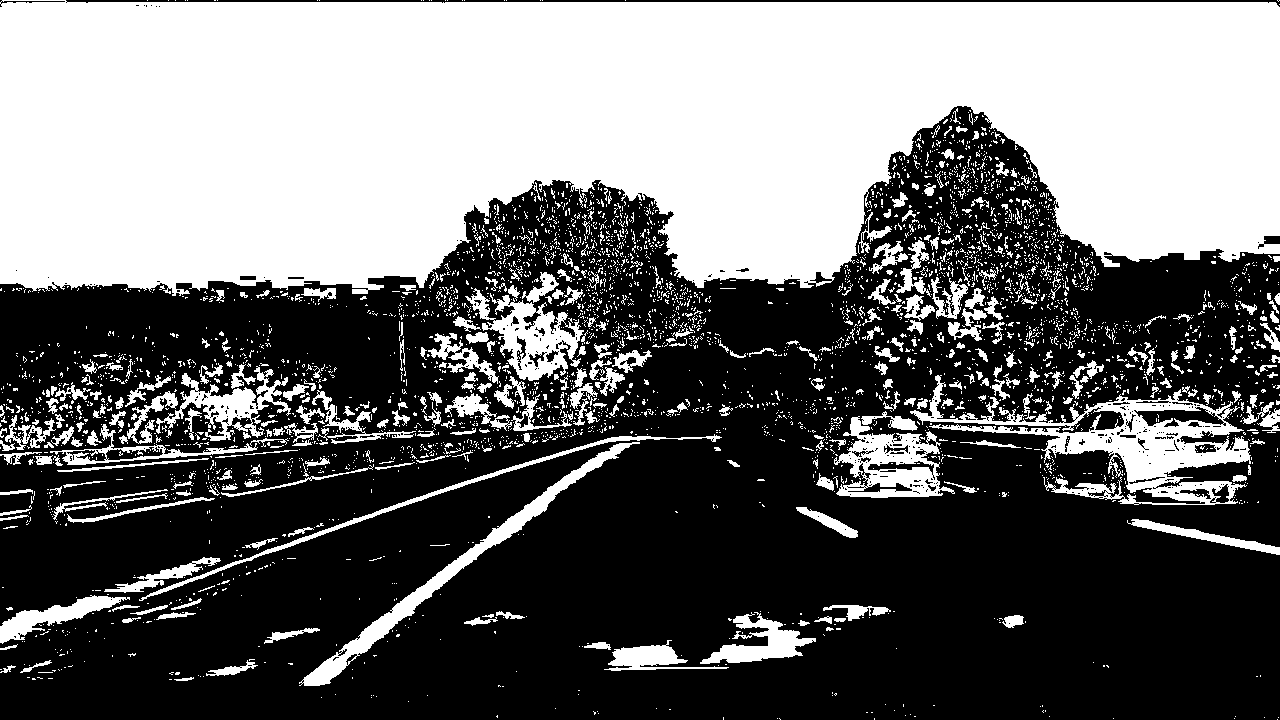
#> input picture output_images/binary_test4.png, 1280 x 720 px
$ jupyter execute --allow-errors kartik_final.ipynb   (shell and % lines are left out)   (older library calls are emulated)
#> lines starting #> are read from the running program, lines starting #| are printed output that depends on the picture; after the words box and inside, x2 and y2 are one past the last pixel; in counts of white or black regions, pixels touching at a corner belong together; long printed decimals are rounded
[cell 1]
import numpy as np
import cv2
import glob
import matplotlib.pyplot as plt
import matplotlib.image as mpimg

STEP 1:CALIBRATION

[cell 2]
objp = np.zeros((6*9,3), np.float32)
objp[:,:2] = np.mgrid[0:9,0:6].T.reshape(-1,2)
objpoints, imgpoints=[],[]
images = glob.glob('camera_cal/calibration*.jpg')


for fname in images:
    img = mpimg.imread(fname)
    gray = cv2.cvtColor(img,cv2.COLOR_RGB2GRAY)


    ret, corners = cv2.findChessboardCorners(gray, (9,6),None)


    if ret==True:

        objpoints.append(objp)
        imgpoints.append(corners)


#> (the rest of this cell did not finish here and is left out)

STEP 2: UNDISTORTING THE IMAGE

#> (a cell that did not finish here is left out)

STEP 3: APPLYING THRESHOLD

[cell 4]
# [56 lines left out: functions abs_sobel_threshold, mag_thresh, direction_thresh, hls_schannel, hls_lchannel, not called in this run]

[cell 5]
test_images=glob.glob('test_images/test*.jpg')
#> test_images = []
i=0
for fname in test_images:
    i+=1
    image=mpimg.imread(fname)

    dir_binary=direction_thresh(image, sobel_kernel=17, thresh=(0.7,5))
    #plt.imshow(dir_binary)
    mag_binary = mag_thresh(image, sobel_kernel=15, mag_thresh=(100, 200))

    grad_binary = abs_sobel_threshold(image,kernel=25, sobel_thresh=(30,50))
    #print(grad_binary.shape)
    combined_grad = np.zeros_like(dir_binary)
    #print(dir_binary.shape)
    combined_grad[((grad_binary == 1)) | ((mag_binary == 1) & (dir_binary == 1))] = 1
    color_threshS=hls_schannel(image, thresh_s=(100,255))
    color_threshL=jls_lchannel()

    final=np.zeros_like(combined_grad)
    final[(combined_grad==1) | (color_thresh==1)]=1
    frame_normed = 255 * (final - final.min()) / (final.max() - final.min())
    frame_normed = np.array(frame_normed, np.int)
    cv2.imwrite('output_images/binary_test'+ str(int(i)) + '.png', frame_normed)
    plt.imshow(final)
    plt.show()

    print(final.shape)

STEP 3: PERSPECTIVE TRANSFORM

[cell 6]
img=mpimg.imread('output_images/binary_test4.png')
#> img: shape (720, 1280) float32; values 0 (black) and 1 (white), 43% white; 4079 white regions (3681 under 20 px), largest, box (x1, y1, x2, y2) and area: (0, 0, 1280, 296) 306960, (910, 375, 1251, 505) 12528, (299, 442, 640, 686) 5316
src=np.float32([[220, 720], [1110,720], [570,470], [722, 470]])
dst=np.float32([[320, 720], [920, 720], [320, 1], [920, 1]])
M = cv2.getPerspectiveTransform(src, dst)
M_inv=cv2.getPerspectiveTransform(dst, src)
img_size = (img.shape[1], img.shape[0])
#> img_size = (1280, 720)
warped = cv2.warpPerspective(img, M, img_size, flags=cv2.INTER_LINEAR)
plt.imshow(warped)

STEP 4: HISTOGRAM

[cell 7]
def histogram(img):
    bottom_half = img[img.shape[0]//2:,:]
    histogram = np.sum(bottom_half, axis=0)
    return histogram
img=mpimg.imread('output_images/perspective_test1.png')
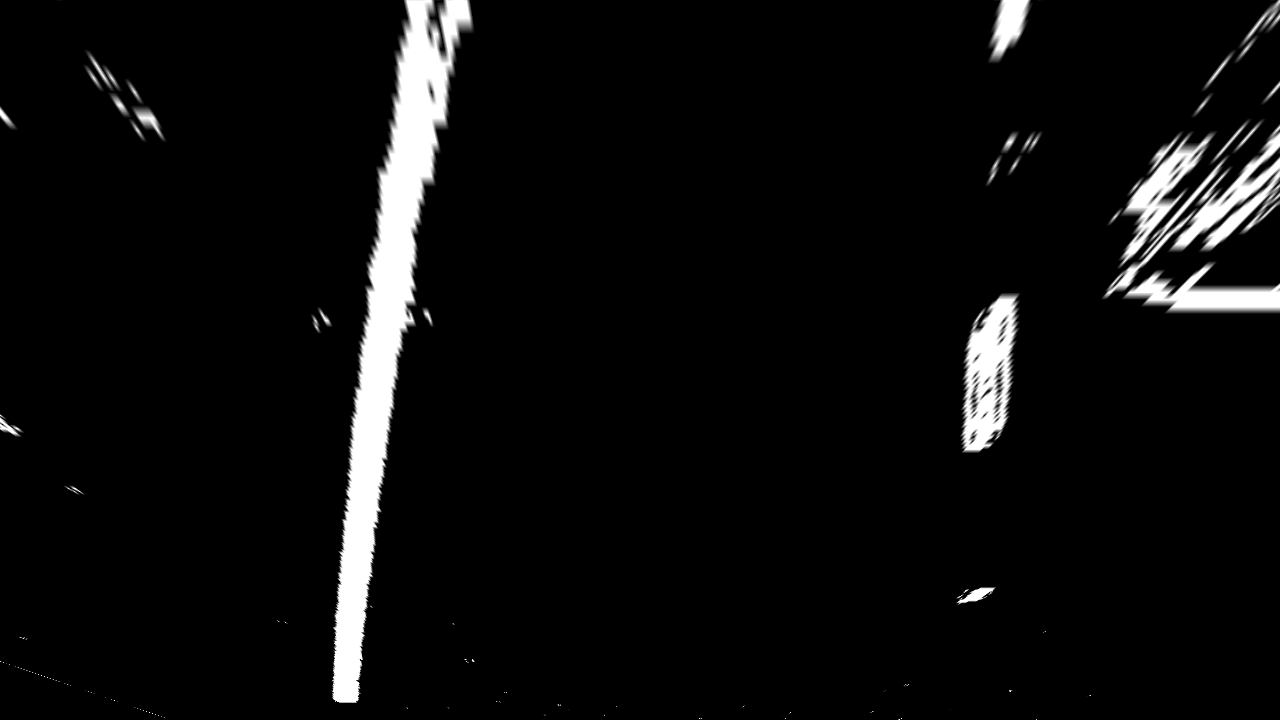
#> input picture output_images/perspective_test1.png, 1280 x 720 px
#> img is the input picture: shape (720, 1280) float32; min 0, max 1, mean 0.0514
oue=np.dstack((img,img,img))
hist=histogram(img)
#> in histogram, `bottom_half = img[img.shape[0]//2:,:]`:
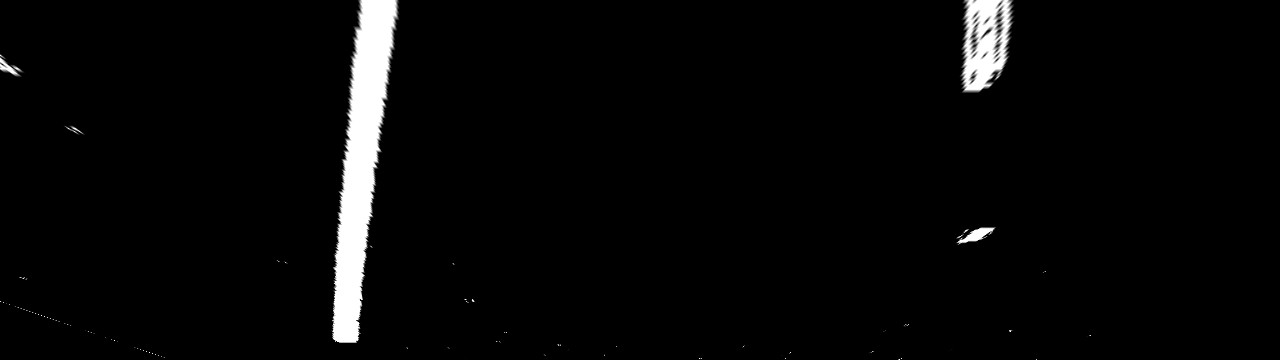
#> bottom_half: shape (360, 1280) float32; min 0, max 1, mean 0.0315
#> in histogram, `histogram = np.sum(bottom_half, axis=0)`: histogram = 1280 values, max 310.2 at index 357, min 0 at index 28, mean 11.35
#> hist has the same summary as histogram in histogram
plt.plot(hist)
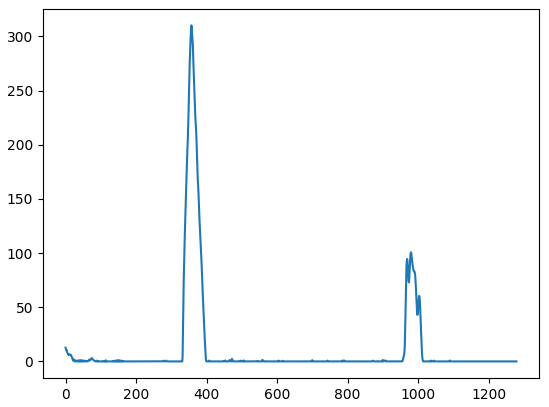
#> figure drawn by matplotlib, 1 panel; curve peaks at x = 357, y = 310.2

STEP 5: FINDLANELINES

[cell 8]
def findlanelines(img):

    hist=histogram(img)
#> hist has the same summary as histogram in histogram
    midpoint = np.int(hist.shape[0]//2)
#> midpoint = 640
    #left and right side peaks
    leftx_base = np.argmax(hist[:midpoint])
#> leftx_base = 357
    rightx_base = np.argmax(hist[midpoint:]) + midpoint
#> rightx_base = 980
    out_img = np.dstack((img, img, img))*255

    nwindows=9
    margin=100
    minpix=50

    window_height = np.int(img.shape[0]//nwindows)
#> window_height = 80
    nonzero = img.nonzero() #nonzero indices of the image
#> nonzero = 63940 positions, rows 0 to 719, columns 0 to 1279
    nonzeroy = np.array(nonzero[0])# nonzero y indices of the image
    nonzerox = np.array(nonzero[1])# nonzero x indices of the image

    leftx_current = leftx_base                #initialize the left lane pixel
#> leftx_current = 357
    rightx_current = rightx_base              #initialize the right lane pixel
#> rightx_current = 980


    left_lane_inds = []
    right_lane_inds = []

    for window in range(nwindows):

      win_y_low = img.shape[0] - (window+1)*window_height
      win_y_high = img.shape[0] - window*window_height
      win_xleft_low = leftx_current - margin
      win_xleft_high = leftx_current + margin
      win_xright_low = rightx_current - margin
      win_xright_high = rightx_current + margin

      good_left_inds = ((nonzeroy >= win_y_low) & (nonzeroy < win_y_high) &
      (nonzerox >= win_xleft_low) &  (nonzerox < win_xleft_high)).nonzero()[0]
      good_right_inds = ((nonzeroy >= win_y_low) & (nonzeroy < win_y_high) &
      (nonzerox >= win_xright_low) &  (nonzerox < win_xright_high)).nonzero()[0]


      left_lane_inds.append(good_left_inds)
      right_lane_inds.append(good_right_inds)
      if len(good_left_inds) > minpix:
            leftx_current = np.int(np.mean(nonzerox[good_left_inds]))
      if len(good_right_inds) > minpix:
            rightx_current = np.int(np.mean(nonzerox[good_right_inds]))
#> this loop made 9 passes
#> (win_xleft_low, win_xleft_high, win_xright_low, win_xright_high, leftx_current, rightx_current) on passes 2, 4, 5, 6, 7, 8, 9: (246, 446, 880, 1080, 351, 976), (260, 460, 876, 1076, 369, 982), (269, 469, 882, 1082, 378, 989), (278, 478, 889, 1089, 389, 1001), (289, 489, 901, 1101, 401, 999), (301, 501, 899, 1099, 417, 1019), (317, 517, 919, 1119, 431, 1007)
#> (win_xleft_low, win_xleft_high, win_xright_low, win_xright_high, leftx_current) on passes 1, 3: (257, 457, 880, 1080, 346), (251, 451, 876, 1076, 360)
#> after the loop, left_lane_inds = 9 items; right_lane_inds = 9 items

    left_lane_inds = np.concatenate(left_lane_inds)
    right_lane_inds = np.concatenate(right_lane_inds)
#> right_lane_inds = 10063 values, max 63939 at index 26, min 73 at index 8218, mean 37447.9


    leftx = nonzerox[left_lane_inds]
    lefty = nonzeroy[left_lane_inds]
    rightx = nonzerox[right_lane_inds]
#> rightx = 10063 values, max 1047 at index 399, min 883 at index 16, mean 993.7
    righty = nonzeroy[right_lane_inds]
#> righty = 10063 values, max 719 at index 24, min 0 at index 8218, mean 299.2

#leftx, lefty, rightx, righty, out = findpixels(img)

    ploty = np.linspace(0, img.shape[0]-1, img.shape[0] )  #generate y values from the fitted polynomial
#> ploty = 720 values from 0 to 719

    left_fit = np.polyfit(lefty, leftx, 2)  #POLYNOMIAL for left lane
#> left_fit = [0.000101, -0.205, 439.2]
    right_fit = np.polyfit(righty, rightx, 2) #polynomial for right lane
#> right_fit = [-7.52e-05, -0.0305, 1011.4]
    left_fitx=ploty*left_fit[0]**2+ploty*left_fit[1]+left_fit[2]
#> left_fitx = 720 values, max 439.2 at index 0, min 291.5 at index 719, mean 365.3
    right_fitx=ploty*right_fit[0]**2+ploty*right_fit[1]+right_fit[2]
#> right_fitx = 720 values, max 1011.4 at index 0, min 989.5 at index 719, mean 1000.4


    oue[lefty, leftx] = [255, 0, 0]
    oue[righty, rightx] = [0, 0, 255]

    plt.imshow(oue)
    plt.plot(left_fitx, ploty, color='yellow')
    plt.plot(right_fitx, ploty, color='yellow')
    plt.xlim(0, img.shape[1])
    plt.ylim(img.shape[0],0)
    cv2.imwrite('output_images/sample.jpg', oue)
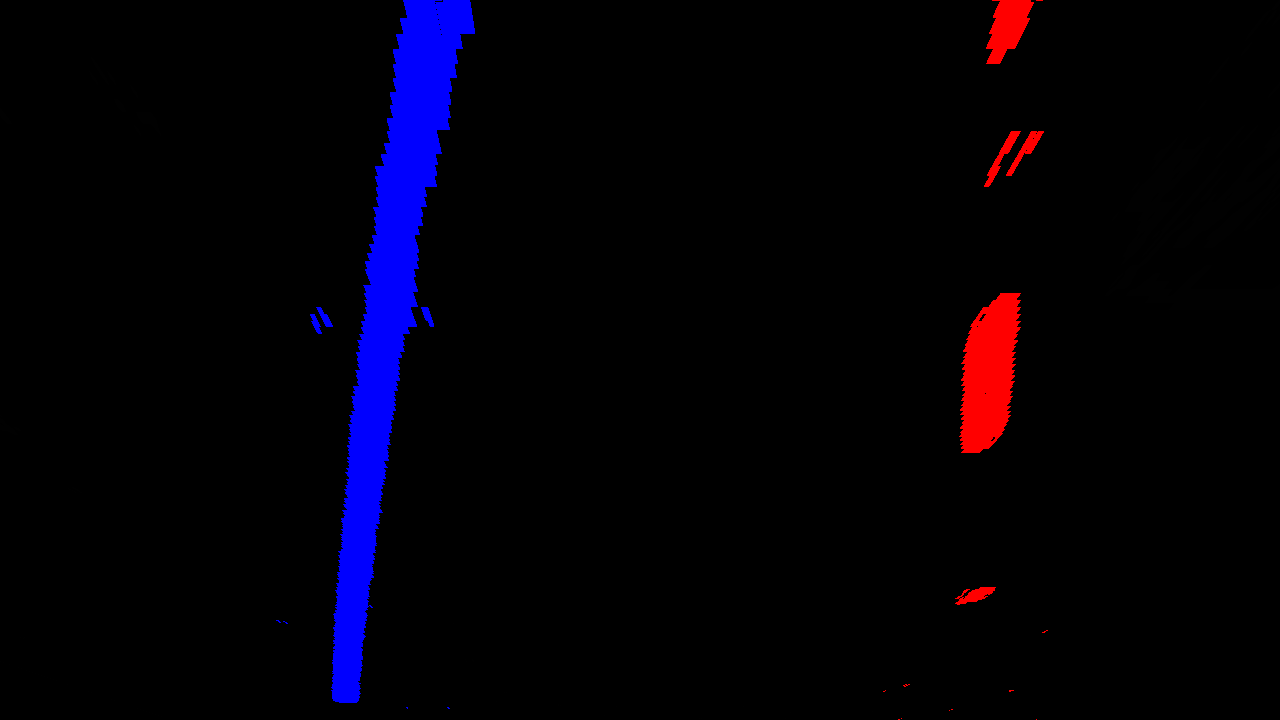
#> saved as sample.jpg: shape (720, 1280, 3); mean B, G, R 8.9, 0, 2.8
    a=mpimg.imread('output_images/sample.jpg')
    return a,left_fit, right_fit

[cell 9]
result, left_fit, right_fit=findlanelines(img)
#> left_fit = [0.000101, -0.205, 439.2]; right_fit = [-7.52e-05, -0.0305, 1011.4]
plt.imshow(result)
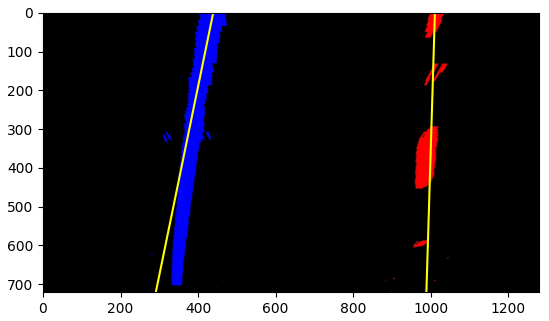
#> figure drawn by matplotlib, 1 panel

STEP 6: CHECK FOR MARGIN

[cell 10]
margin = 100

binary_warped=mpimg.imread('output_images/perspective_test1.png')
nonzero = binary_warped.nonzero()
#> nonzero = 63940 positions, rows 0 to 719, columns 0 to 1279
nonzeroy = np.array(nonzero[0])
nonzerox = np.array(nonzero[1])


left_lane_inds = ((nonzerox > (left_fit[0]*(nonzeroy**2) + left_fit[1]*nonzeroy +
                    left_fit[2] - margin)) & (nonzerox < (left_fit[0]*(nonzeroy**2) +
                    left_fit[1]*nonzeroy + left_fit[2] + margin)))
right_lane_inds = ((nonzerox > (right_fit[0]*(nonzeroy**2) + right_fit[1]*nonzeroy +
                    right_fit[2] - margin)) & (nonzerox < (right_fit[0]*(nonzeroy**2) +
                    right_fit[1]*nonzeroy + right_fit[2] + margin)))

leftx = nonzerox[left_lane_inds]
lefty = nonzeroy[left_lane_inds]
rightx = nonzerox[right_lane_inds]
#> rightx = 10068 values, max 1047 at index 10030, min 869 at index 10061, mean 993.6
righty = nonzeroy[right_lane_inds]
#> righty = 10068 values from 0 to 719

    # Fit new polynomials
ploty = np.linspace(0, img.shape[0]-1, img.shape[0] )  #generate y values from the fitted polynomial
#> ploty = 720 values from 0 to 719

left_fit = np.polyfit(lefty, leftx, 2)  #POLYNOMIAL for left lane
#> left_fit = [0.0001, -0.205, 439.2]
right_fit = np.polyfit(righty, rightx, 2) #polynomial for right lane
#> right_fit = [-8.58e-05, -0.0258, 1011.1]
left_fitx=ploty*left_fit[0]**2+ploty*left_fit[1]+left_fit[2]
#> left_fitx = 720 values, max 439.2 at index 0, min 291.8 at index 719, mean 365.5
right_fitx=ploty*right_fit[0]**2+ploty*right_fit[1]+right_fit[2]
#> right_fitx = 720 values, max 1011.1 at index 0, min 992.6 at index 719, mean 1001.9

out_img = np.dstack((binary_warped, binary_warped, binary_warped))*255
window_img = np.zeros_like(out_img)

out_img[nonzeroy[left_lane_inds], nonzerox[left_lane_inds]] = [255, 0, 0]
out_img[nonzeroy[right_lane_inds], nonzerox[right_lane_inds]] = [0, 0, 255]


left_line_window1 = np.array([np.transpose(np.vstack([left_fitx-margin, ploty]))])
#> left_line_window1 = 720 pairs, first value 191.8 to 339.2, second value 0 to 719
left_line_window2 = np.array([np.flipud(np.transpose(np.vstack([left_fitx+margin,
                              ploty])))])
#> left_line_window2 = 720 pairs, first value 391.8 to 539.2, second value 0 to 719
left_line_pts = np.hstack((left_line_window1, left_line_window2))
#> left_line_pts = 1440 pairs, first value 191.8 to 539.2, second value 0 to 719
right_line_window1 = np.array([np.transpose(np.vstack([right_fitx-margin, ploty]))])
#> right_line_window1 = 720 pairs, first value 892.6 to 911.1, second value 0 to 719
right_line_window2 = np.array([np.flipud(np.transpose(np.vstack([right_fitx+margin,
                              ploty])))])
#> right_line_window2 = 720 pairs, first value 1092.6 to 1111.1, second value 0 to 719
right_line_pts = np.hstack((right_line_window1, right_line_window2))
#> right_line_pts = 1440 pairs, first value 892.6 to 1111.1, second value 0 to 719


cv2.fillPoly(window_img, np.int_([left_line_pts]), (0,255, 0))
cv2.fillPoly(window_img, np.int_([right_line_pts]), (0,255, 0))
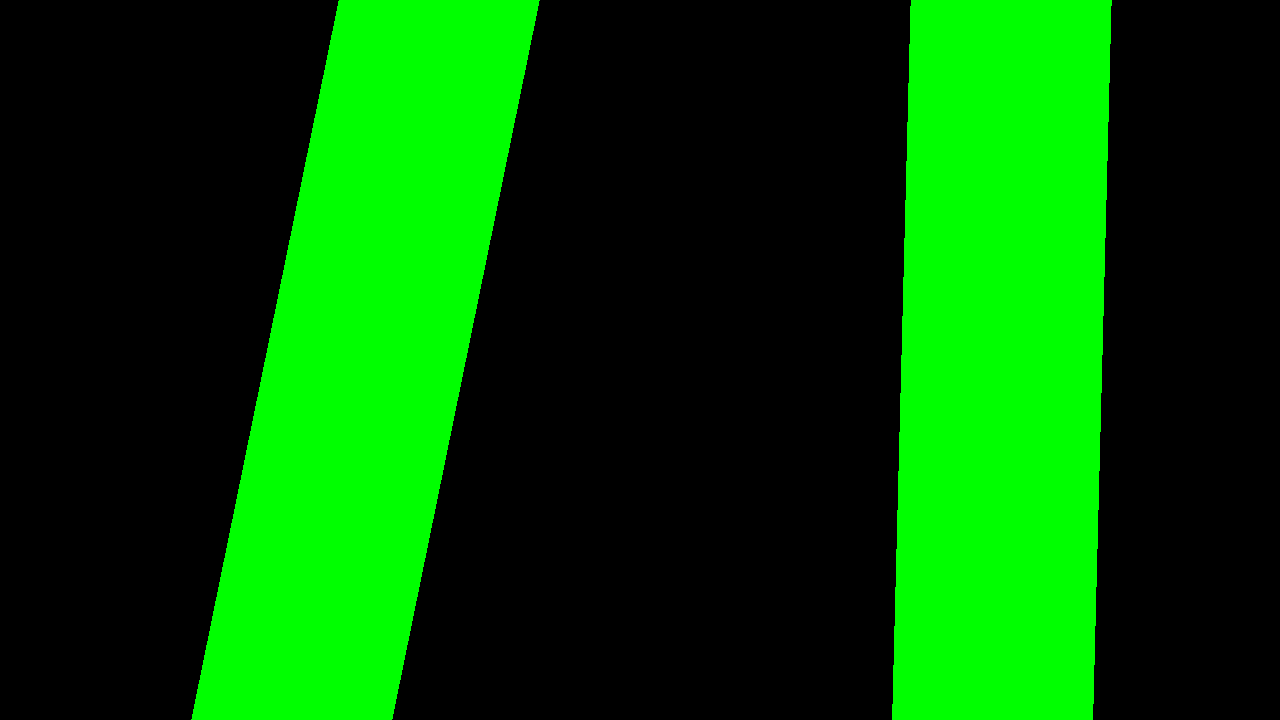
#> window_img: shape (720, 1280, 3) float32; mean of channels 0, 1, 2 0, 80.3, 0; drawn as R, G, B
result = cv2.addWeighted(out_img, 1, window_img, 0.3, 0)

plt.plot(left_fitx, ploty, color='yellow')
plt.plot(right_fitx, ploty, color='yellow')

plt.imshow(result)
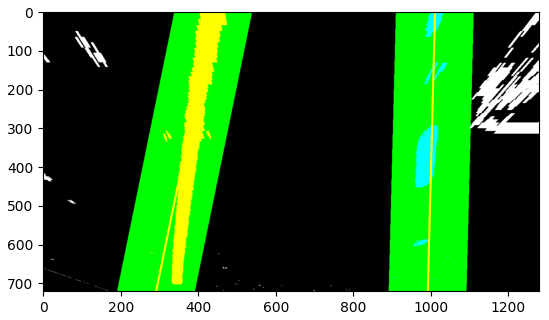
#> figure drawn by matplotlib, 1 panel

STEP 7: MEASURE CURVATURE AND OFFSET

[cell 11]
def measure_curvature(img, left_fit, right_fit):
     xp=30/720
     yp=3.7/700
     ploty = np.linspace(0, img.shape[0]-1, img.shape[0] )  #generate y values from the fitted polynomial
#> ploty = 720 values from 0 to 719
     ymax=np.max(ploty)
#> ymax = 719
     left_curverad = ((1 + (2*left_fit[0]*ymax*yp + left_fit[1])**2)**1.5) / np.absolute(2*left_fit[0])
#> left_curverad = 5312.2
     right_curverad = ((1 + (2*right_fit[0]*ymax*yp + right_fit[1])**2)**1.5) / np.absolute(2*right_fit[0])
#> right_curverad = 5834.9
     average_C=(left_curverad+right_curverad)/2
#> average_C = 5573.6

     center_of_lane=(leftx[719]+rightx[719]/2)
#> center_of_lane = 974
     center_of_image=(img.shape[1]/2)
#> center_of_image = 640
     offset=abs(center_of_image-center_of_lane)*xp
#> offset = 13.92

     return average_C, offset

A,B=measure_curvature(img, left_fit, right_fit)
#> A = 5573.6; B = 13.92
print(A)
#| 5573.583
print(B)
#| 13.917

STEP 8: INVERSE TRANSFORM

[cell 12]
warped=mpimg.imread('output_images/perspective_test1.png')

#> (the rest of this cell did not finish here and is left out)

STEP 9: FINAL PIPELINE

[cell 13]
# [136 lines left out: function pipeline, not called in this run]

#> (a cell that did not finish here is left out)

STEP 10: APPLYING PIPELINE TO VIDEO

[cell 15]
from moviepy.editor import VideoFileClip
output = 'project_video_output2.mp4'
#> output = 'project_video_output2.mp4'
#> (the rest of this cell did not finish here and is left out)
